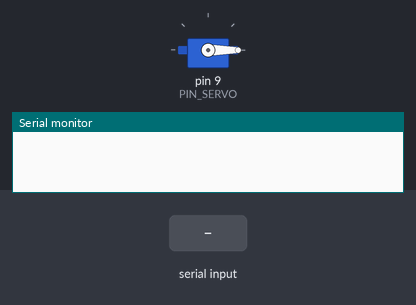
The sketch below on a simulated Arduino Uno, built with avr-gcc and run on an emulated ATmega328P. On the bench: servo, the last lines printed to the serial monitor. The test bench sets the inputs (shaded band).

Above: at 1.2 s.
1.3 s: "90,45\n" received over Serial
At 2.0 s:
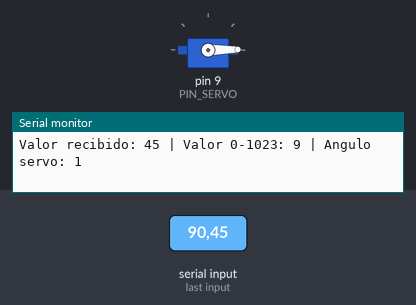
2.8 s: "30,150\n" received over Serial
At 3.1 s:
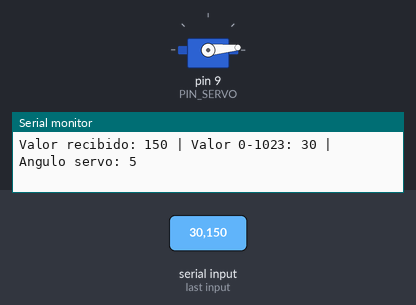
Timing chart, 0 to 5.8 s (numbered marks = the images above; inputs shaded):
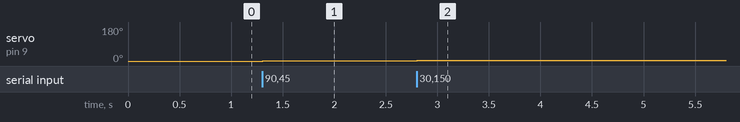

Measured:
- after the input at 1.3 s, servo on pin 9 (PIN_SERVO): 0° → 1° at once
- after the input at 2.8 s, servo on pin 9 (PIN_SERVO): 1° → 5° at once

The sketch:

arduino_servo_serial.ino
```cpp
#include <Servo.h>

Servo servo;

const int PIN_SERVO = 9;

void setup() {
  Serial.begin(9600);
  servo.attach(PIN_SERVO);
  servo.write(0);
}

void loop() {
  if (Serial.available() > 0) {
    int valor = Serial.parseInt();

    if (valor > 0) {
      int movimiento_servo = map(valor, 1, 5000, 0, 1023);
      movimiento_servo = constrain(movimiento_servo, 0, 1023);

      int angulo = map(movimiento_servo, 0, 1023, 0, 180);
      servo.write(angulo);

      Serial.print("Valor recibido: ");
      Serial.print(valor);
      Serial.print(" | Valor 0-1023: ");
      Serial.print(movimiento_servo);
      Serial.print(" | Angulo servo: ");
      Serial.println(angulo);
    }
  }
}
```
